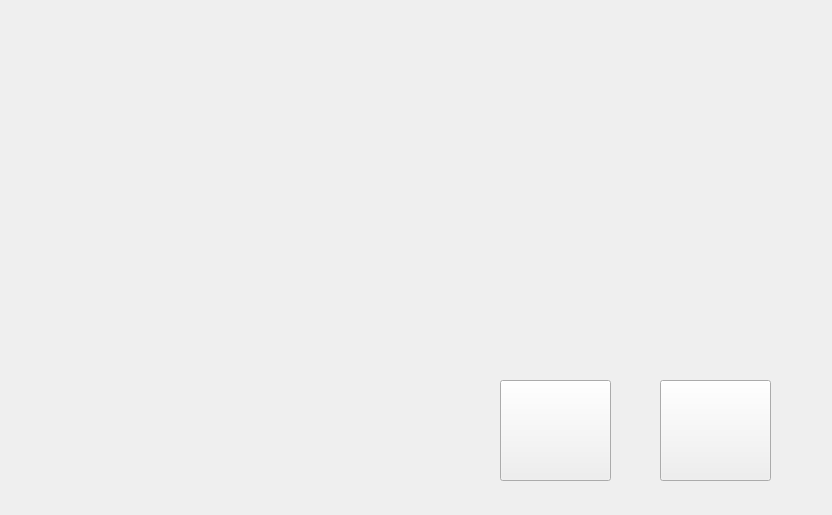
<?xml version="1.0" encoding="UTF-8"?>
<ui version="4.0">
 <class>Widget</class>
 <widget class="QWidget" name="Widget">
  <property name="geometry">
   <rect>
    <x>0</x>
    <y>0</y>
    <width>832</width>
    <height>515</height>
   </rect>
  </property>
  <property name="windowTitle">
   <string>Widget</string>
  </property>
  <widget class="QPushButton" name="StartButton">
   <property name="geometry">
    <rect>
     <x>500</x>
     <y>380</y>
     <width>111</width>
     <height>101</height>
    </rect>
   </property>
   <property name="text">
    <string/>
   </property>
  </widget>
  <widget class="QPushButton" name="CloseButton">
   <property name="geometry">
    <rect>
     <x>660</x>
     <y>380</y>
     <width>111</width>
     <height>101</height>
    </rect>
   </property>
   <property name="text">
    <string/>
   </property>
  </widget>
 </widget>
 <layoutdefault spacing="6" margin="11"/>
 <resources/>
 <connections/>
</ui>
